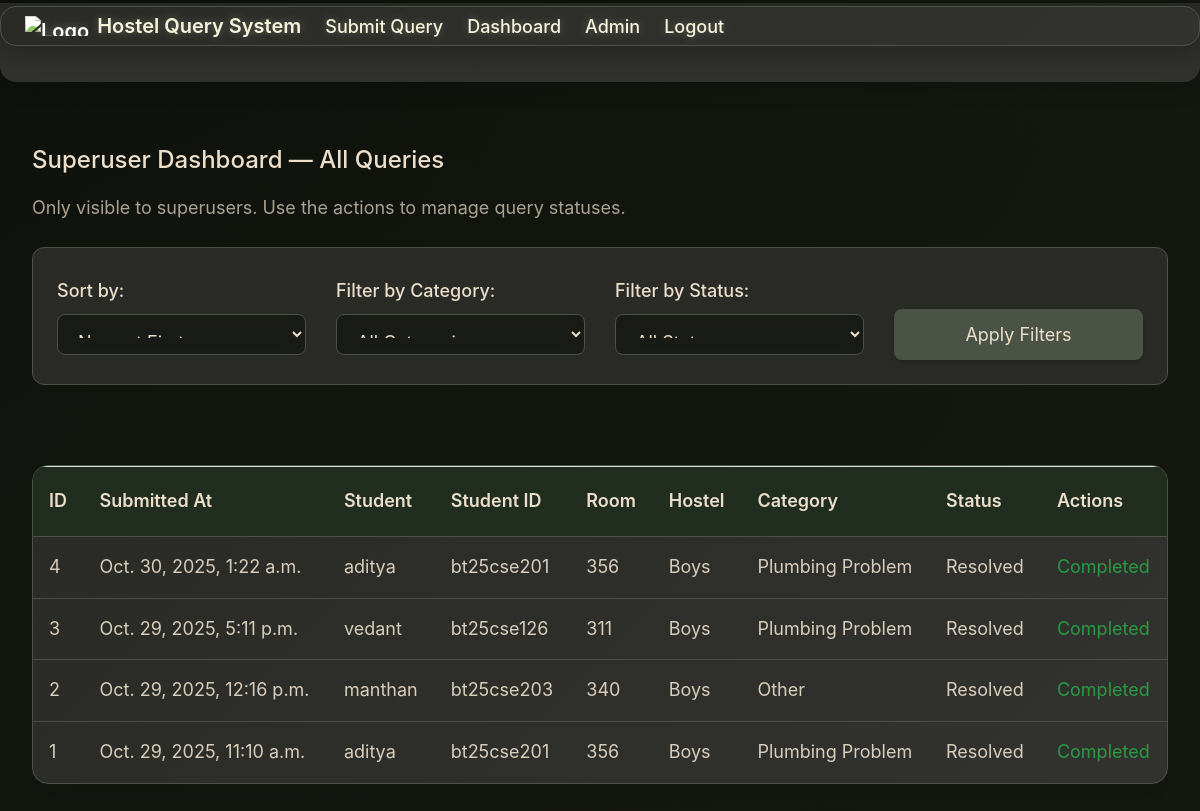
Page /dashboard/ (signed in) on the earlier database version.
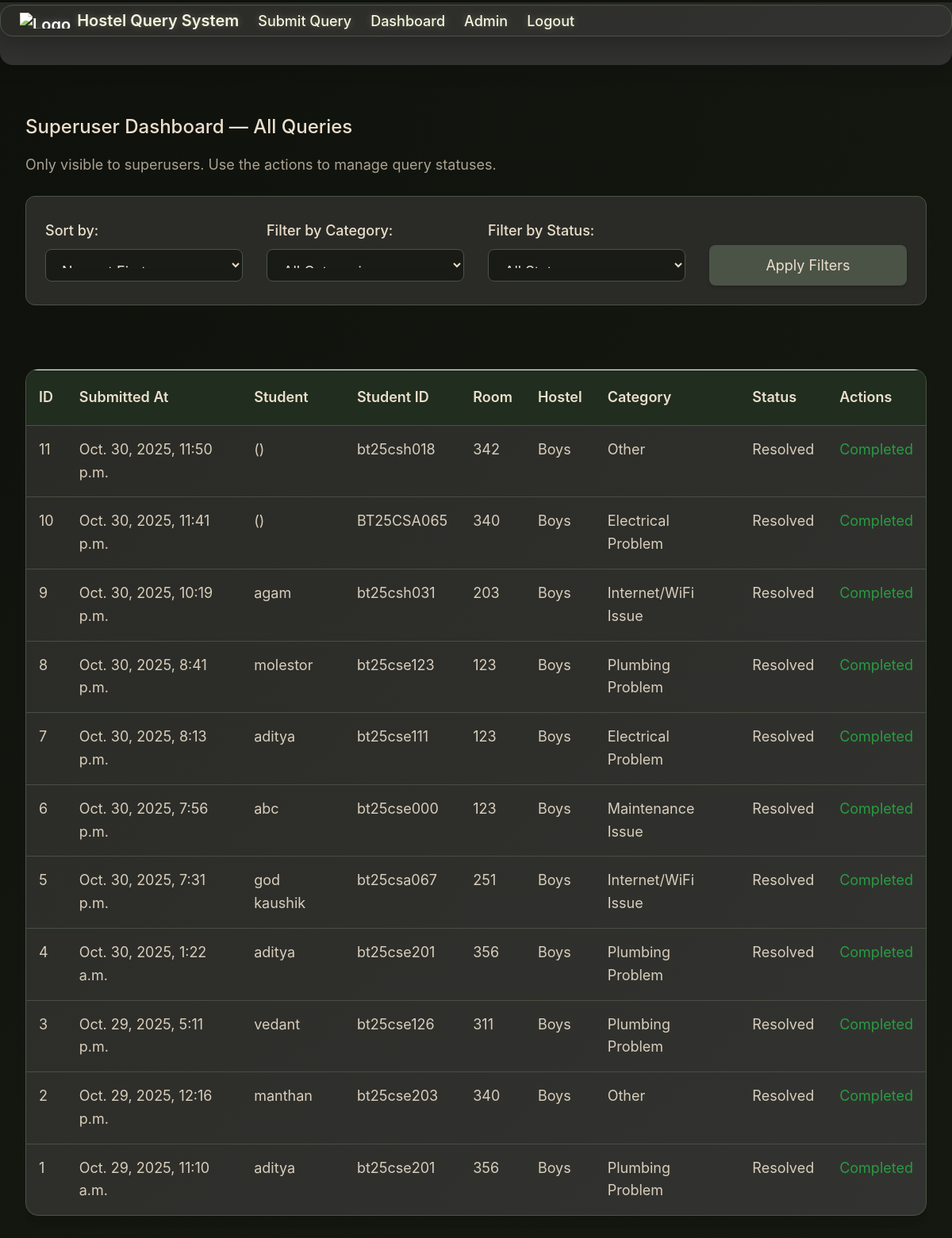
Same page on the later database version.
### query_management/models.py (models this page shows, shortened)
class Query(models.Model):
    HOSTEL_CHOICES = [
        ('B', 'Boys'),
        ('G', 'Girls'),
    ]
    student_profile = models.ForeignKey(settings.AUTH_USER_MODEL, on_delete=models.CASCADE, related_name='queries', null=True, blank=True)
    STATUS_CHOICES = [
        ('P', 'Pending'),
        ('IP', 'In Progress'),
        ('R', 'Resolved'),
    ]
    QUERY_CATEGORIES = [
        ('maintenance', 'Maintenance Issue'),
        ('electrical', 'Electrical Problem'),
        ('plumbing', 'Plumbing Problem'),
        ('furniture', 'Furniture Issue'),
        ('cleanliness', 'Cleanliness Concern'),
        ('wifi', 'Internet/WiFi Issue'),
        ('other', 'Other'),
    ]
    room_number = models.CharField(max_length=10)
    hostel_type = models.CharField(max_length=1, choices=HOSTEL_CHOICES)
    student_name = models.CharField(max_length=100, default='')
    student_id = models.CharField(max_length=20, default='')
    contact_number = models.CharField(
        max_length=10,
        validators=[RegexValidator(
            regex=r'^\d{10}$',
            message='Contact number must be 10 digits'
        )],
        default=''
    )
    query_category = models.CharField(max_length=20, choices=QUERY_CATEGORIES, default='other')
    query_text = models.TextField(default='')
    additional_notes = models.TextField(blank=True, null=True)
    status = models.CharField(max_length=2, choices=STATUS_CHOICES, default='P')
    expected_resolution_time = models.DateTimeField(null=True, blank=True)
    created_at = models.DateTimeField(auto_now_add=True)
    updated_at = models.DateTimeField(auto_now=True)
    admin_notes = models.TextField(blank=True, null=True)
    completed_by = models.ForeignKey(settings.AUTH_USER_MODEL, on_delete=models.SET_NULL, null=True, blank=True, related_name='completed_queries')
    class Meta:
        verbose_name_plural = "Queries"
        ordering = ['-created_at']

### query_management/views.py (the view)
# urls.py: path('dashboard/', views.dashboard, name='dashboard'),
@user_passes_test(superuser_check)
def dashboard(request):
    queries = Query.objects.all()
    sort_by = request.GET.get('sort', '-created_at')
    category_filter = request.GET.get('category')
    status_filter = request.GET.get('status')
    if category_filter:
        queries = queries.filter(query_category=category_filter)
    if status_filter:
        queries = queries.filter(status=status_filter)
    if sort_by == 'category':
        queries = queries.order_by('query_category', '-created_at')
    elif sort_by == 'status':
        queries = queries.order_by('status', '-created_at')
    elif sort_by == 'oldest':
        queries = queries.order_by('created_at')
    else:  # Default to newest first
        queries = queries.order_by('-created_at')
    categories = Query.QUERY_CATEGORIES
    context = {
        'queries': queries,
        'categories': categories,
        'current_category': category_filter,
        'current_sort': sort_by,
        'current_status': status_filter,
        'status_choices': Query.STATUS_CHOICES
    }
    return render(request, 'query_management/admin_dashboard.html', context)

### query_management/views.py (called while the page is built)
def superuser_check(user):
    return user.is_active and user.is_superuser

### templates/query_management/admin_dashboard.html (shortened to what this page needs)
{% extends "base.html" %}
{% block content %}
<div class="dashboard-container">
    <div class="dashboard-header">
        <h2>Superuser Dashboard — All Queries</h2>
        <p>Only visible to superusers. Use the actions to manage query statuses.</p>
        <div class="controls-container mt-4">
            <form method="get" class="row align-items-center">
                <div class="col-md-3">
                    <label class="mb-2">Sort by:</label>
                    <select name="sort" class="form-control" onchange="this.form.submit()">
                        <option value="-created_at" {% if current_sort == '-created_at' %}selected{% endif %}>Newest First</option>
                    </select>
                </div>
                <div class="col-md-3">
                    <label class="mb-2">Filter by Category:</label>
                    <select name="category" class="form-control" onchange="this.form.submit()">
                        <option value="">All Categories</option>
                    </select>
                </div>
                <div class="col-md-3">
                    <label class="mb-2">Filter by Status:</label>
                    <select name="status" class="form-control" onchange="this.form.submit()">
                        <option value="">All Statuses</option>
                    </select>
                </div>
                <div class="col-md-3">
                    <label class="mb-2">&nbsp;</label>
                    <button type="submit" class="btn btn-secondary d-block w-100">Apply Filters</button>
                </div>
            </form>
        </div>
    </div>
    <div class="query-table">
        <table class="table table-hover">
    <thead>
      <tr>
        <th>ID</th>
        <th>Submitted At</th>
        <th>Student</th>
        <th>Student ID</th>
        <th>Room</th>
        <th>Hostel</th>
        <th>Category</th>
        <th>Status</th>
        <th>Actions</th>
      </tr>
    </thead>
    <tbody>
      {% for q in queries %}
      <tr>
        <td>{{ q.id }}</td>
        <td>{{ q.created_at }}</td>
        <td>{% if q.student_profile %}{{ q.student_profile.user.first_name }} ({{ q.student_profile.user.email }}){% else %}{{ q.student_name }}{% endif %}</td>
        <td>{{ q.student_id }}</td>
        <td>{{ q.room_number }}</td>
        <td>{{ q.get_hostel_type_display }}</td>
        <td>{{ q.get_query_category_display }}</td>
        <td>{{ q.get_status_display }}</td>
        <td>
          {% if q.status != 'R' %}
          <form method="post" action="{% url 'mark_complete' q.id %}" class="action-form">
            {% csrf_token %}
            <input type="text" name="admin_notes" class="form-control" placeholder="Optional note">
            <button type="submit" class="action-btn">Mark Completed</button>
          </form>
          {% else %}
            <span class="text-success">Completed</span>
          {% endif %}
        </td>
      </tr>
      {% empty %}
      <tr>
        <td colspan="9">No queries found.</td>
      </tr>
      {% endfor %}
    </tbody>
        </table>
    </div>
</div>
{% endblock %}

### templates/base.html (shortened to what this page needs)
<!DOCTYPE html>
<html lang="en">
<head>
    <link href="https://stackpath.bootstrapcdn.com/bootstrap/4.5.2/css/bootstrap.min.css" rel="stylesheet">
    {% load static %}
    <link href="{% static 'css/dark_theme.css' %}" rel="stylesheet">
</head>
<body class="dark-mode">
    <nav class="navbar navbar-expand-lg navbar-dark bg-dark">
        <div class="container" style="max-width: 1400px;">
            <a class="navbar-brand d-flex align-items-center" href="{% url 'landing_page' %}">
                <img src="{% static 'images/logo.svg' %}" alt="Logo" class="navbar-logo mr-2">
                Hostel Query System
            </a>
            <div class="collapse navbar-collapse" id="navbarNav">
                <ul class="navbar-nav ml-auto">
                    {% if user.is_authenticated %}
                        <li class="nav-item">
                            <a class="nav-link" href="{% url 'landing_page' %}">Submit Query</a>
                        </li>
                        <li class="nav-item">
                            <a class="nav-link" href="{% url 'dashboard' %}">Dashboard</a>
                        </li>
                        {% if user.is_staff %}
                            <li class="nav-item">
                                <a class="nav-link" href="{% url 'admin:index' %}">Admin</a>
                            </li>
                        {% endif %}
                        <li class="nav-item">
                            <a class="nav-link" href="{% url 'logout' %}">Logout</a>
                        </li>
                    {% endif %}
                </ul>
            </div>
        </div>
    </nav>
    {% block content %}
    {% endblock %}
</body>
</html>

### templates/base.html (style rules this page uses)
:root { --beige-accent: #f5f5dc; }
.navbar { padding: 0.2rem 0 !important; min-height: 40px !important; border-top: 2px solid var(--accent-green) !important; border-bottom: 2px solid var(--accent-green) !important; margin: 0.2rem 0 !important; box-shadow: 0 0 10px rgba(0,0,0,0.1); }
.navbar .container { padding: 0 1.5rem !important; }
.navbar .navbar-brand, .navbar .nav-link { color: var(--beige-accent) !important; font-weight: 500; font-size: 0.95rem; text-shadow: 0 0 10px rgba(245,245,220,0.3); transition: all 0.2s ease; padding: 0.25rem 0.75rem !important; line-height: 1.5; margin: 0 !important; }
.navbar .navbar-brand { font-size: 1.05rem; padding-left: 0 !important; }
.navbar-logo { height: 20px !important; width: auto; margin-right: 0.5rem !important; filter: sepia(0.3) brightness(1.2); }
.navbar .nav-item { margin: 0 !important; padding: 0 !important; }
.navbar-nav { margin: 0 !important; padding: 0 !important; }

### templates/query_management/admin_dashboard.html (style rules this page uses)
.dashboard-container { padding: 2rem; background: var(--surface-dark); border: 5px solid var(--accent-green); border-radius: 15px; margin: 2rem auto; box-shadow: var(--border-glow); }
.dashboard-header { margin-bottom: 2rem; padding-bottom: 1rem; border-bottom: 5px solid var(--accent-green); }
.dashboard-header h2 { color: var(--text-light); font-size: 1.8rem; margin-bottom: 0.5rem; }
.dashboard-header p { color: var(--muted-text); margin-bottom: 0; }
.query-table { border: 5px solid var(--accent-green); border-radius: 12px; overflow: hidden; background: var(--surface-dark); }
.query-table th { background: rgba(127,227,167,0.1); border-bottom: 5px solid var(--accent-green) !important; padding: 1rem !important; color: var(--accent-green) !important; }
.query-table td { padding: 1rem !important; border-top: none !important; border-bottom: 2px solid rgba(127,227,167,0.2) !important; }
.query-table tr:last-child td { border-bottom: none !important; }
.controls-container { background: var(--surface); border: 1px solid var(--accent); border-radius: var(--border-radius-md); padding: 1.5rem; margin-bottom: 2rem; }
.controls-container label { color: var(--text); font-weight: 500; }
.controls-container select { background: var(--bg-primary); border: 1px solid var(--accent); color: var(--text); border-radius: var(--border-radius-sm); }
.controls-container .btn { background: var(--accent); color: var(--text); border: none; padding: 0.5rem 1rem; border-radius: var(--border-radius-sm); transition: all 0.3s ease; }

Differences in the rows shown:
added Query: id "11", created_at "Oct. 30, 2025, 11:50 p.m.", student_id "bt25csh018", room_number "342", hostel_type "Boys", query_category "Other", status "Resolved", shows "Completed"
added Query: id "10", created_at "Oct. 30, 2025, 11:41 p.m.", student_id "BT25CSA065", room_number "340", hostel_type "Boys", query_category "Electrical Problem", status "Resolved", shows "Completed"
added Query: id "9", created_at "Oct. 30, 2025, 10:19 p.m.", student_name "agam", student_id "bt25csh031", room_number "203", hostel_type "Boys", query_category "Internet/WiFi Issue", status "Resolved", shows "Completed"
added Query: id "8", created_at "Oct. 30, 2025, 8:41 p.m.", student_name "molestor", student_id "bt25cse123", room_number "123", hostel_type "Boys", query_category "Plumbing Problem", status "Resolved", shows "Completed"
added Query: id "7", created_at "Oct. 30, 2025, 8:13 p.m.", student_name "aditya", student_id "bt25cse111", room_number "123", hostel_type "Boys", query_category "Electrical Problem", status "Resolved", shows "Completed"
added Query: id "6", created_at "Oct. 30, 2025, 7:56 p.m.", student_name "abc", student_id "bt25cse000", room_number "123", hostel_type "Boys", query_category "Maintenance Issue", status "Resolved", shows "Completed"
added Query: id "5", created_at "Oct. 30, 2025, 7:31 p.m.", student_name "god kaushik", student_id "bt25csa067", room_number "251", hostel_type "Boys", query_category "Internet/WiFi Issue", status "Resolved", shows "Completed"
